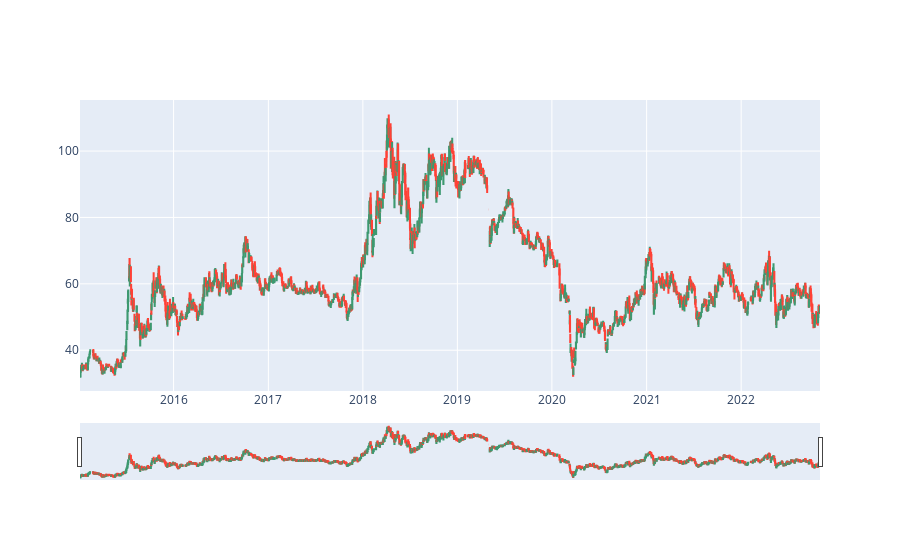

Notebook code cell kept with this figure:
### Code cell
plot(bvh, "2015-01-01")

### Figure 1 — Plotly figure (JSON) as saved in the notebook; plotly's stock layout.template omitted (floating-point values rounded to 4 significant figures; data arrays with more than 128 entries replaced by an {"elided": "..."} marker saying what was removed)
{"data": [{"close": {"elided": "1955 float values"}, "high": {"elided": "1955 float values"}, "low": {"elided": "1955 float values"}, "open": {"elided": "1955 float values"}, "type": "candlestick", "x": {"elided": "1955 str values"}}], "layout": {}}
